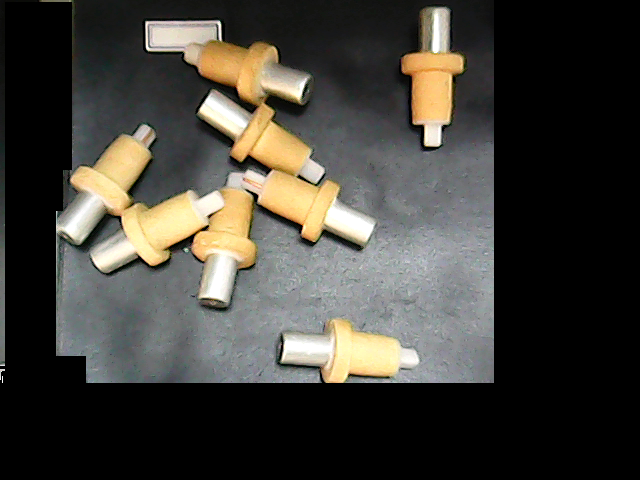
%> input picture lesson-01_采样头个数识别/03.png, 640 x 480 px
$ octave count2.m   (GNU Octave 9; MATLAB toolbox functions it lacks are replaced by stand-ins)
%> lines starting %> are read from the running program, lines starting %| are printed output that depends on the picture; in (x1, y1, x2, y2) boxes, pixels count from 0 and x2, y2 are one past the last pixel; in counts of white or black regions, pixels touching at a corner belong together; the program's own positions count from 1
% [6 lines of commented-out code are left out]
close all;
clear all;

img2 = imread('D:\图像作业\lesson-01_采样头个数识别\03.png');
%> img2 is the input picture: size 480x640x3 uint8; mean R, G, B 66.2, 63.9, 57.4
imgh2 = rgb2gray(img2);
h1 = histeq(imgh2);
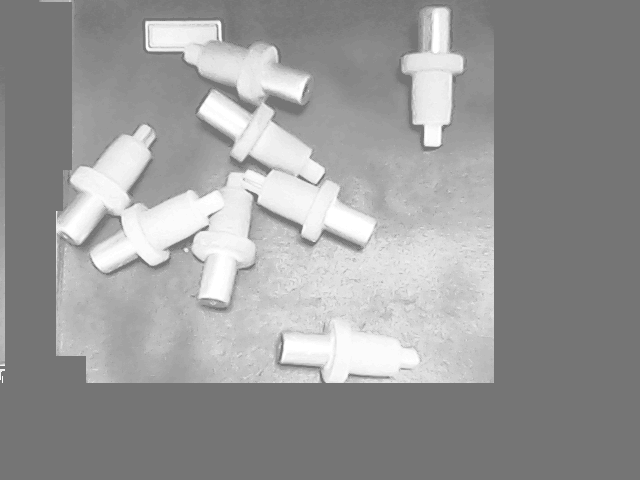
%> h1: size 480x640 uint8; min 117, max 255, mean 154
% [68 lines of commented-out code are left out]


img2 = imread('D:\图像作业\lesson-01_采样头个数识别\03.png');
% [19 lines of commented-out code are left out]


sgray = rgb2gray(img2);
c=imhist(sgray);
%> c = 256 values, max 141979 at index 1, min 35 at index 8, mean 1200
plot(c);
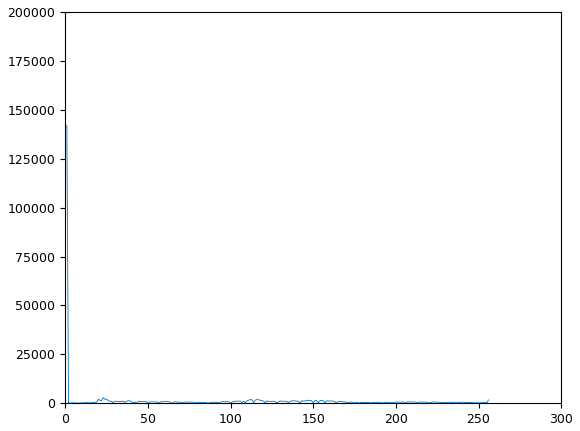
%> figure redrawn from the program's plot data; curve peaks at x = 1, y = 141979

for j=1:480
    for i=1:640
        sgrayh(j,i) = sgray(j,i)*0.4;
        sgray1(j,i) = sgray(j,i);
        if(sgray(j,i)>50 && sgray(j,i)<150)
            sgray2(j,i)=1;
        else
            sgray2(j,i)=0;
        end
    end
end
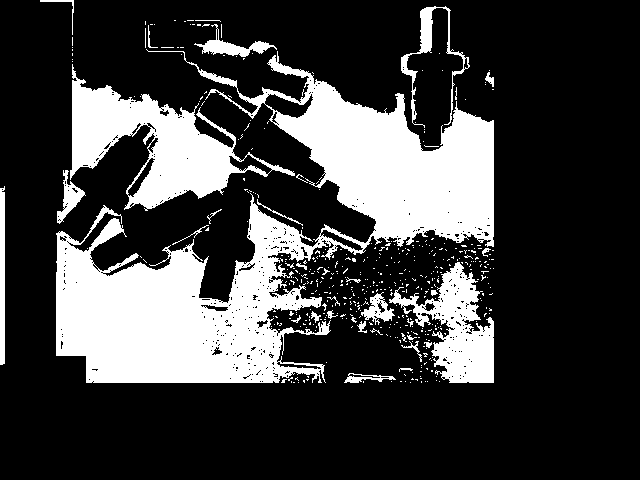
%> sgray2: size 480x640 double; values 0 (black) and 1 (white), 24.6% white; 463 white regions (428 under 20 px), largest, box (x1, y1, x2, y2) and area: (56, 49, 494, 383) 52108, (70, 64, 295, 211) 11515, (389, 262, 494, 383) 5467
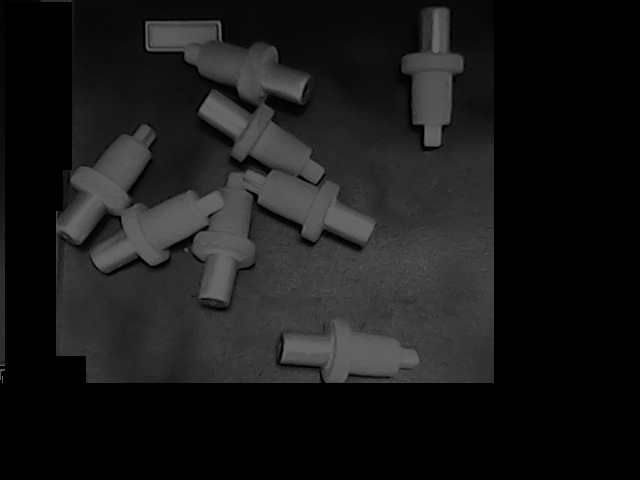
%> sgrayh: size 480x640 uint8; min 0, max 102, mean 25.5
% figure,imshow(sgray);title('点运算增强亮度');
% figure,imshow(sgray2);title('sgray2');
% figure(20);imshow(sgray);
% sgray = sgrayh;
se = strel('disk',20);
bgray = imopen(sgray,se);
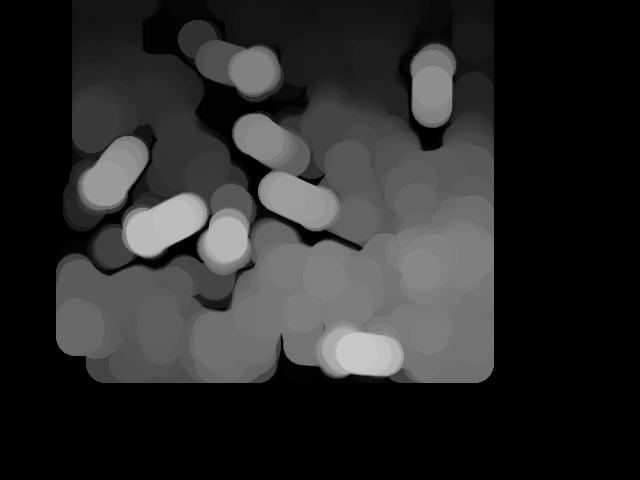
%> bgray: size 480x640 uint8; min 0, max 199, mean 42.5
egray = imsubtract(sgray,bgray);
figure,imshow(egray);title('增强黑白图像');
figure,imshow(~egray);title('取反增强黑白图像');
%> after `imshow(~egray)`:
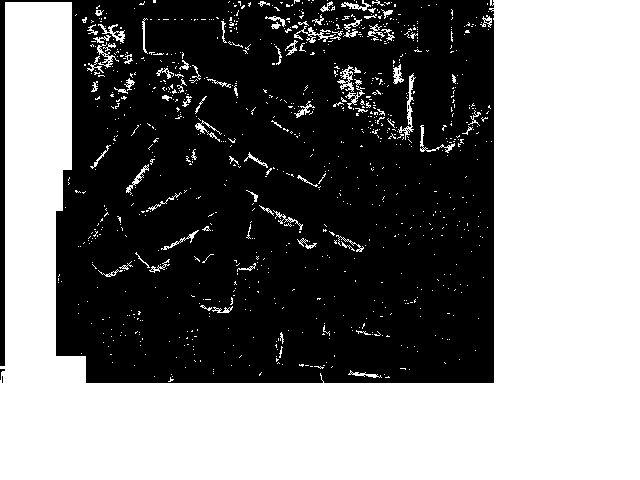
%> displayed picture: size 480x640 logical; 48.5% white; 953 white regions (868 under 20 px), largest, box (x1, y1, x2, y2) and area: (0, 0, 640, 480) 141313, (398, 73, 416, 140) 253, (337, 65, 361, 92) 204

% h = ones(3,3)/9;
% egray = imfilter(egray,h);
% figure,imshow(egray);title('均值滤波');


fmax1=double(max(max(egray)));%egray的最大值并输出双精度型
%> fmax1 = 255
fmin1=double(min(min(egray)));%egray的最小值并输出双精度型
%> fmin1 = 0
level=(fmax1-(fmax1-fmin1)/3)/255;%获得最佳阈值
%> level = 0.667
bw22=im2bw(egray,level);%转换图像为二进制图像
%> bw22: size 480x640 logical; 1.9% white; 64 white regions (42 under 20 px), largest, box (x1, y1, x2, y2) and area: (146, 21, 191, 51) 892, (199, 93, 243, 133) 883, (56, 206, 93, 242) 651
bw2=double(bw22);
figure;imshow(bw2);title('图像二值化');
imtool(bw2);


bimg1 = edge(egray,'roberts');
%> bimg1: size 480x640 logical; 1.9% white in thin lines or dots, all inside (x1, y1, x2, y2) = (0, 0, 494, 383)
figure(40),subplot(2,3,2);imshow(bimg1);title('roberts');
% figure(11);imshow(bimg1);
bimg2 = edge(egray,'sobel');
%> bimg2: size 480x640 logical; 1.9% white in thin lines or dots, all inside (x1, y1, x2, y2) = (0, 0, 495, 384)
% figure(12);imshow(bimg2);
subplot(2,3,3);imshow(bimg2);title('sobel');
bimg3 = edge(egray,'canny');
%> bimg3: size 480x640 logical; 2.4% white in thin lines or dots, all inside (x1, y1, x2, y2) = (1, 1, 495, 384)
% figure(13);imshow(bimg3);
subplot(2,3,4);imshow(bimg3);title('canny');
bimg4 = edge(egray,'log');
% figure(14);imshow(bimg4);
subplot(2,3,5);imshow(bimg4);title('log');
bimg5 = edge(egray,'prewitt');
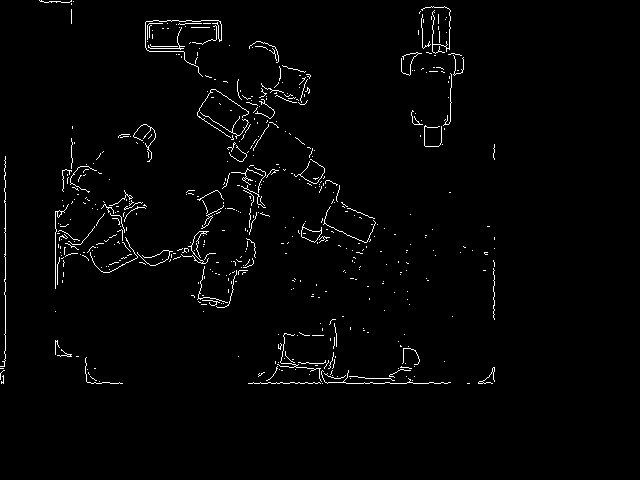
%> bimg5: size 480x640 logical; 1.8% white in thin lines or dots, all inside (x1, y1, x2, y2) = (0, 0, 495, 384)
% figure(14);imshow(bimg4);
subplot(2,3,1);imshow(bimg5);title('prewitt')

$ run again, with lesson-01_采样头个数识别/02.png copied over lesson-01_采样头个数识别/03.png
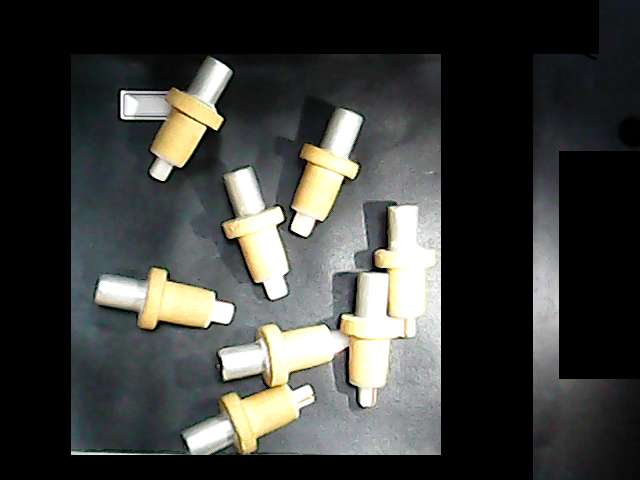
%> input picture lesson-01_采样头个数识别/02.png, 640 x 480 px
%> img2 is the input picture: size 480x640x3 uint8; mean R, G, B 62.6, 63.8, 60.7
%> c = 256 values, max 131025 at index 1, min 37 at index 8, mean 1200
%> after the loop `for j=1:480`:
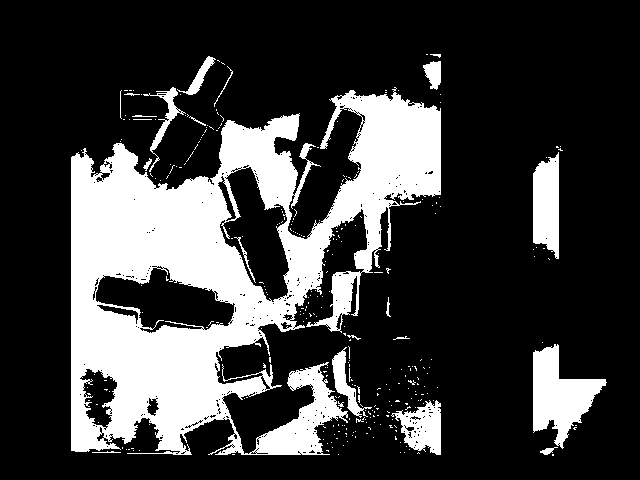
%> sgray2: size 480x640 double; values 0 (black) and 1 (white), 24.1% white; 304 white regions (283 under 20 px), largest, box (x1, y1, x2, y2) and area: (71, 87, 441, 455) 63105, (533, 344, 607, 449) 3810, (533, 152, 559, 259) 2250
%> fmax1 = 255
%> fmin1 = 0
%> level = 0.667
%> bw22: size 480x640 logical; 4.1% white; 54 white regions (25 under 20 px), largest, box (x1, y1, x2, y2) and area: (533, 255, 559, 338) 1778, (307, 110, 362, 179) 1614, (177, 60, 231, 130) 1523
%> bimg1: size 480x640 logical; 1.9% white in thin lines or dots, all inside (x1, y1, x2, y2) = (70, 53, 593, 455)
%> bimg2: size 480x640 logical; 1.9% white in thin lines or dots, all inside (x1, y1, x2, y2) = (70, 53, 565, 456)
%> bimg3: size 480x640 logical; 2.4% white in thin lines or dots, all inside (x1, y1, x2, y2) = (70, 53, 615, 456)
%> bimg4: size 480x640 logical; 3.6% white in thin lines or dots, all inside (x1, y1, x2, y2) = (70, 53, 639, 476)
%> `bimg5 = edge(egray,'prewitt');`:
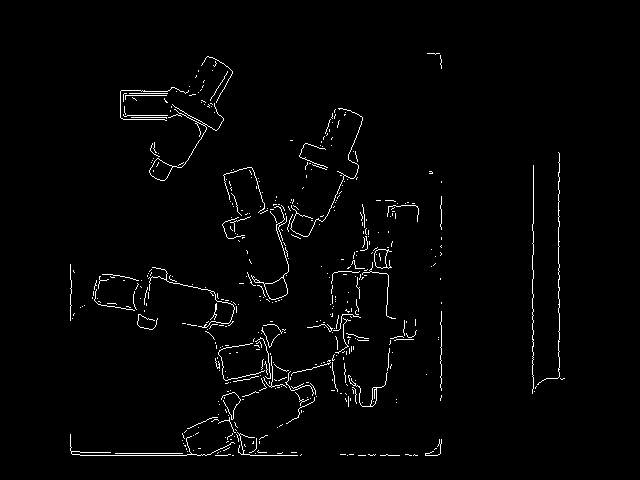
%> bimg5: size 480x640 logical; 1.9% white in thin lines or dots, all inside (x1, y1, x2, y2) = (70, 53, 565, 456)

$ run again, with lesson-01_采样头个数识别/01.png copied over lesson-01_采样头个数识别/03.png
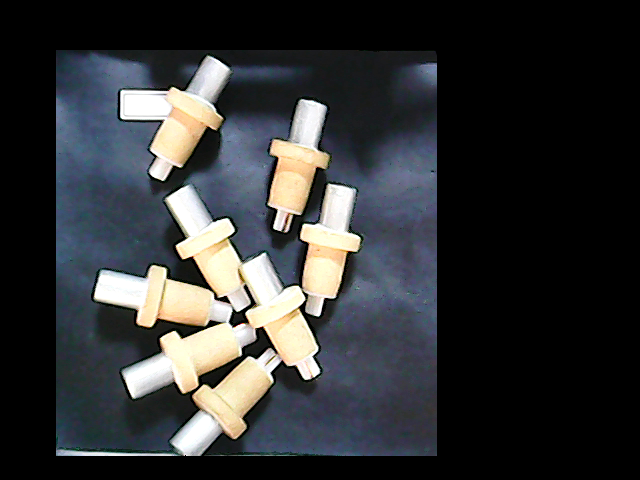
%> input picture lesson-01_采样头个数识别/01.png, 640 x 480 px
%> img2 is the input picture: size 480x640x3 uint8; mean R, G, B 50.5, 52.2, 53.5
%> c = 256 values, max 154772 at index 1, min 10 at index 157, mean 1200
%> after the loop `for j=1:480`:
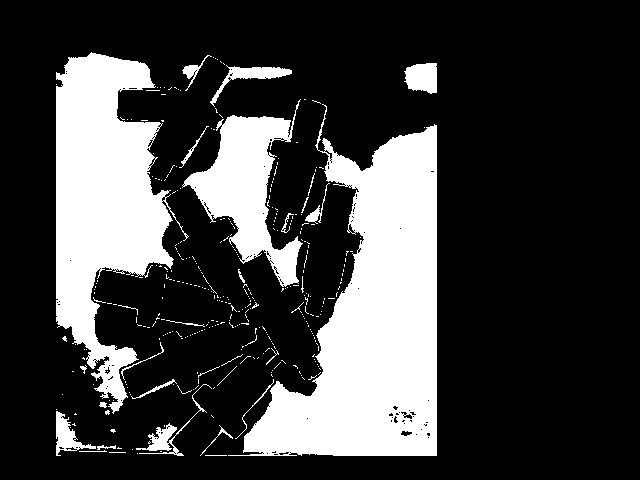
%> sgray2: size 480x640 double; values 0 (black) and 1 (white), 24.3% white; 356 white regions (326 under 20 px), largest, box (x1, y1, x2, y2) and area: (228, 104, 437, 456) 36014, (56, 52, 189, 414) 24509, (182, 99, 303, 287) 8888
%> fmax1 = 255
%> fmin1 = 0
%> level = 0.667
%> bw22: size 480x640 logical; 4.7% white; 46 white regions (13 under 20 px), largest, box (x1, y1, x2, y2) and area: (120, 87, 180, 120) 1232, (94, 271, 142, 307) 1125, (123, 356, 169, 398) 1018
%> bimg1: size 480x640 logical; 1.9% white in thin lines or dots, all inside (x1, y1, x2, y2) = (55, 55, 437, 456)
%> bimg2: size 480x640 logical; 1.5% white in thin lines or dots, all inside (x1, y1, x2, y2) = (55, 55, 438, 457)
%> bimg3: size 480x640 logical; 1.7% white in thin lines or dots, all inside (x1, y1, x2, y2) = (55, 56, 438, 457)
%> bimg4: size 480x640 logical; 2.8% white in thin lines or dots, all inside (x1, y1, x2, y2) = (55, 49, 438, 457)
%> `bimg5 = edge(egray,'prewitt');`:
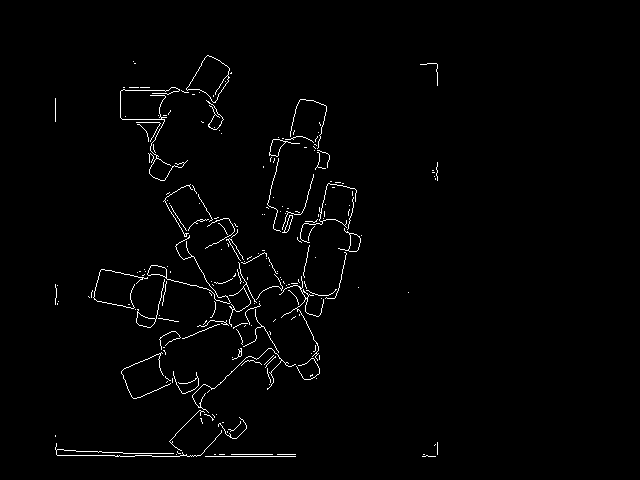
%> bimg5: size 480x640 logical; 1.5% white in thin lines or dots, all inside (x1, y1, x2, y2) = (55, 55, 438, 457)
